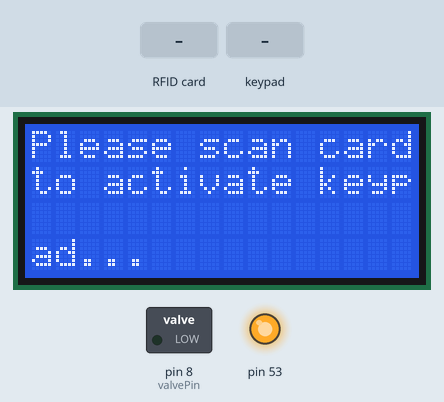
A sketch run on a simulated Arduino Mega 2560, built with avr-gcc and run on an emulated ATmega2560. On the bench: 16×4 character LCD, switched loads named in the sketch (green lamp = pin HIGH), output pins drawn as LEDs (lit = HIGH). The inputs (shaded band) are chosen by the test bench. EEPROM starts erased; what the sketch prints to the serial monitor is not drawn.

Above: at 1.3 s.
1.4 s: RFID card B3 46 D8 A9 held to the reader
At 2.3 s:
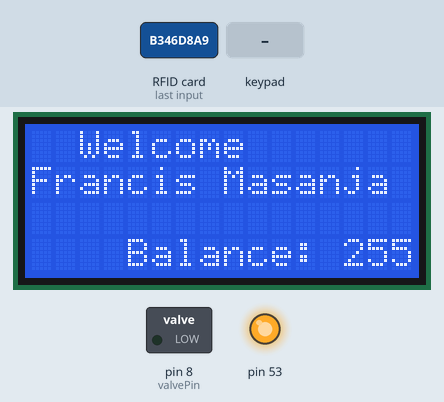
2.9 s: keypad keys 3 2 3 3 3 4 3 5 pressed 0.4 s apart
At 3.2 s:
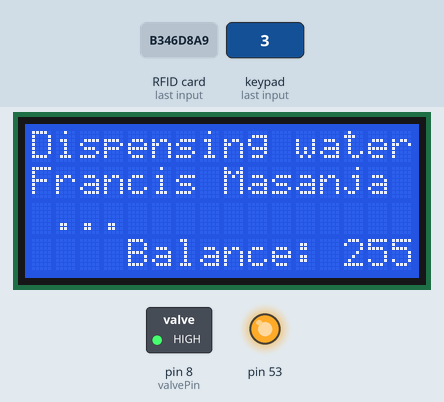
9.1 s: RFID card 63 E9 7C A9 held to the reader
At 11.9 s:
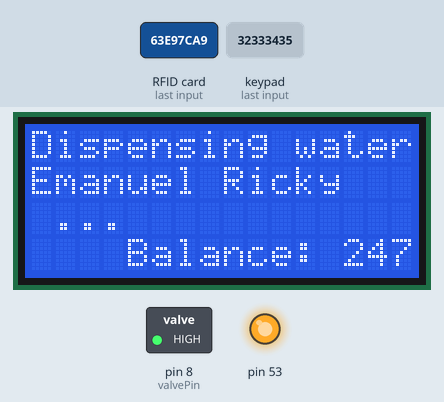
12.1 s: RFID card 03 DD B3 A9 held to the reader
At 14.9 s:
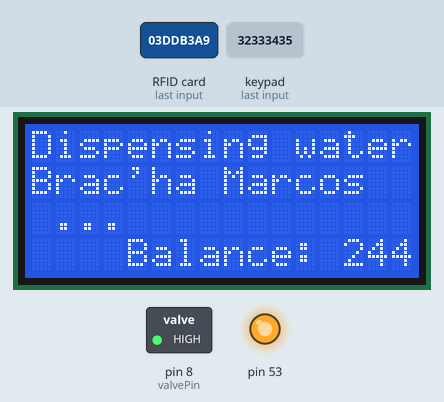
15.1 s: RFID card 5E 7A 19 C4 held to the reader
At 18.8 s:
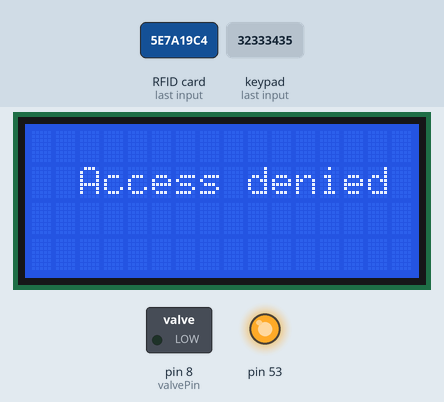
Timing chart, 0 to 20.3 s (numbered marks = the images above; inputs shaded):
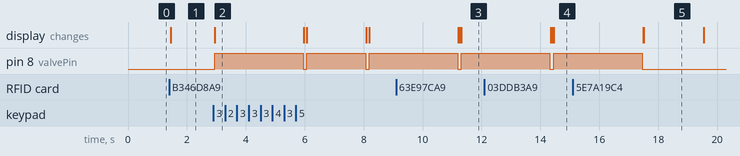

The sketch:

project.ino
```cpp
#include <Keypad.h>
#include <SPI.h>
#include <MFRC522.h>
#include <EEPROM.h>
#include <LiquidCrystal_I2C.h>
LiquidCrystal_I2C lcd(0x27, 16, 4);

#define SS_PIN 10  // RFID Reader SDA pin
#define RST_PIN 9   // RFID Reader RST pin
#define valvePin 8  // Pin for the water valve

// Initialize RFID reader
MFRC522 rfid(SS_PIN, RST_PIN);

// Define Keypad
const byte ROWS = 4;  // 4 rows for the numeric keypad
const byte COLS = 3;  // 3 columns for the numeric keypad
char keys[ROWS][COLS] = {
  {'1', '2', '3'},
  {'4', '5', '6'},
  {'7', '8', '9'},
  {'*', '0', '#'}
};
byte rowPins[ROWS] = {32, 33, 34, 35};  // Row pins for the keypad
byte colPins[COLS] = {40, 41, 42};      // Column pins for the keypad
Keypad keypad = Keypad(makeKeymap(keys), rowPins, colPins, ROWS, COLS);

// Define multiple authorized UIDs with associated names
struct AuthorizedCard {
  byte uid[4];
  const char* name;
};

AuthorizedCard authorizedCards[] = {
  {{0xB3, 0x46, 0xD8, 0xA9}, "Francis Masanja"},
  {{0x63, 0xE9, 0x7C, 0xA9}, "Emanuel Ricky"},
  {{0x03, 0xDD, 0xB3, 0xA9}, "Brac'ha Marcos"},
  {{0x23, 0x08, 0x35, 0xAA}, "Arthur Daniel"},
  {{0x33, 0xC5, 0x0E, 0xAA}, "Gracious Wilfred"},
  {{0x03, 0x85, 0x92, 0xA9}, "Lidya Samson"}
};
const int numCards = sizeof(authorizedCards) / sizeof(authorizedCards[0]);

// Variables
int balance = 1000;  // Default balance
unsigned long lastTime = 0;
const unsigned long dispenseInterval = 1000;  // 1 second = 1 unit of balance
bool isAuthorized = false;  // Variable to track authorization state

void setup() {
  Serial.begin(9600);
  SPI.begin();
  rfid.PCD_Init();

  pinMode(valvePin, OUTPUT);
  digitalWrite(valvePin, LOW);  // Valve initially off

  lcd.init();
  lcd.clear();
  lcd.backlight();

  // Load balance from EEPROM
  balance = EEPROM.read(0);  // Read the balance stored in EEPROM

  Serial.println("System ready. Please scan authorized card to activate keypad...");
  lcd.setCursor(0, 0);
  lcd.print("Please scan card");
  lcd.setCursor(0, 1);
  lcd.print("to activate keypad...");
}

void loop() {
  // Card reading
  if (rfid.PICC_IsNewCardPresent() && rfid.PICC_ReadCardSerial()) {
    handleCard();
    rfid.PICC_HaltA();
  }

  // Keypad input for dispensing water (only if authorized)
  if (isAuthorized) {
    char key = keypad.getKey();
    if (key) {
      Serial.print("Key Pressed: ");
      Serial.println(key);

      if (balance > 0) {
        if (key >= '0' && key <= '9') {
          int dispenseTime = (key - '0') * 1000;  // Convert keypress to dispensing time in ms (1-9 seconds)
          dispenseWater(dispenseTime);
        } else if (key == '#') {
          Serial.println("Water dispensing canceled.");
          display("Water dispensing canceled.");
          digitalWrite(valvePin, LOW);
          delay(2000);
          lcd.setCursor(0, 0);
          lcd.print("Please scan card");
          lcd.setCursor(0, 1);
          lcd.print("to activate keypad...");
        }
      } else {
        Serial.println("Insufficient balance.");
        display("insufficient balance.");
        lcd.setCursor(0, 0);
        lcd.print("Please scan card");
        lcd.setCursor(0, 1);
        lcd.print("to activate keypad...");
      }
    }
  }
}

// Handle the RFID card
void handleCard() {
  Serial.print("Card UID: ");
  for (byte i = 0; i < rfid.uid.size; i++) {
    Serial.print(rfid.uid.uidByte[i] < 0x10 ? "0" : "");
    Serial.print(rfid.uid.uidByte[i], HEX);
    Serial.print(" ");
  }
  Serial.println();

  // Check if the card UID matches any authorized cards
  bool found = false;
  for (int i = 0; i < numCards; i++) {
    if (compareUID(rfid.uid.uidByte, rfid.uid.size, authorizedCards[i].uid)) {
      Serial.print("Access granted to: ");
      Serial.println(authorizedCards[i].name);
      key("Welcome", 0);
      lcd.setCursor(0, 1);
      lcd.print(authorizedCards[i].name);
      lcd.setCursor(0, 3);
      lcd.print("Balance: ");
      lcd.print(balance);
      isAuthorized = true;
      found = true;
      break;
    }
  }

  if (!found) {
    Serial.println("Access denied: Unauthorized card");
    key("Access denied", 1);
    delay(2000);
    lcd.clear();
    lcd.setCursor(0, 0);
    lcd.print("Please scan card");
    lcd.setCursor(0, 1);
    lcd.print("to activate keypad...");
    isAuthorized = false;
  }
}

// Dispense water for a given duration
void dispenseWater(int duration) {
  Serial.print("Dispensing water for ");
  lcd.setCursor(0, 0);
  lcd.print("Dispensing water ...");
  Serial.print(duration / 1000);
  Serial.println(" seconds.");

  digitalWrite(valvePin, HIGH);  // Open the valve
  delay(duration);  // Dispense for the given time
  digitalWrite(valvePin, LOW);   // Close the valve

  // Update the balance
  int balanceDeduction = duration / dispenseInterval;
  balance -= balanceDeduction;
  Serial.print("Remaining Balance: ");
  Serial.println(balance);
  key("Remaining Balance: ", 2);
  lcd.setCursor(0, 3);
  lcd.print(balance);

  // Save updated balance to EEPROM
  EEPROM.write(0, balance);  // Write the updated balance to EEPROM
}

// Check if the UID matches any authorized card
bool isAuthorizedCard(byte *uid, byte uidSize) {
  for (int i = 0; i < numCards; i++) {
    if (compareUID(uid, uidSize, authorizedCards[i].uid)) {
      return true;
    }
  }
  return false;
}

// Compare the RFID card UID with an authorized UID
bool compareUID(byte *uid, byte uidSize, byte *authorizedUID) {
  for (byte i = 0; i < uidSize; i++) {
    if (uid[i] != authorizedUID[i]) {
      return false;  // UIDs don't match
    }
  }
  return true;  // UIDs match
}

void display(String value) {
  lcd.clear();
  lcd.setCursor(4, 1);
  lcd.print(value);
}

void key(String capt, int post) {
  lcd.clear();
  lcd.setCursor(2, post);
  lcd.print(capt);
}
```

Measured:
- after the input at 1.4 s, the display: changes after 0.05 s (image 1)
- after the input at 2.9 s, pin 8 (valvePin): goes HIGH 3.0 s, LOW 0.12 s, HIGH 2.0 s, LOW 0.12 s, then HIGH, starting at once; the display: changes at once (image 2)
- after the input at 9.1 s, the display: first differs from a run without the input after 2.1 s (image 3 shows a later state)
- after the input at 12.1 s, the display: first differs from a run without the input after 2.3 s (image 4 shows a later state)
- after the input at 15.1 s, pin 8 (valvePin): goes on until 17.5 s, then stays LOW; the display: first differs from a run without the input after 2.4 s (image 5)
